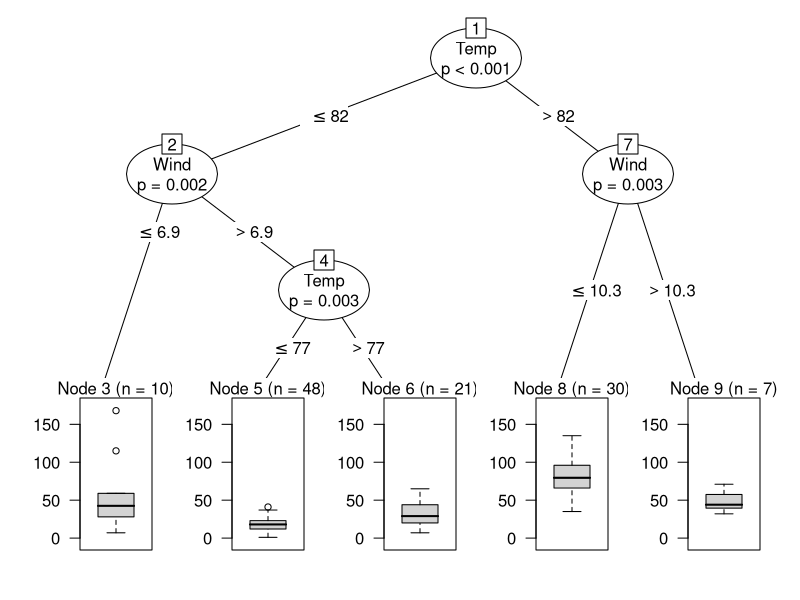
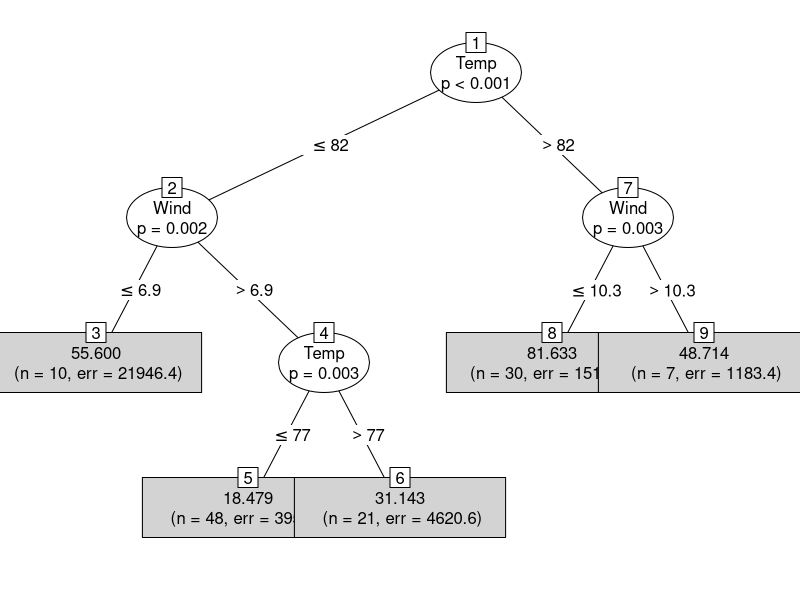
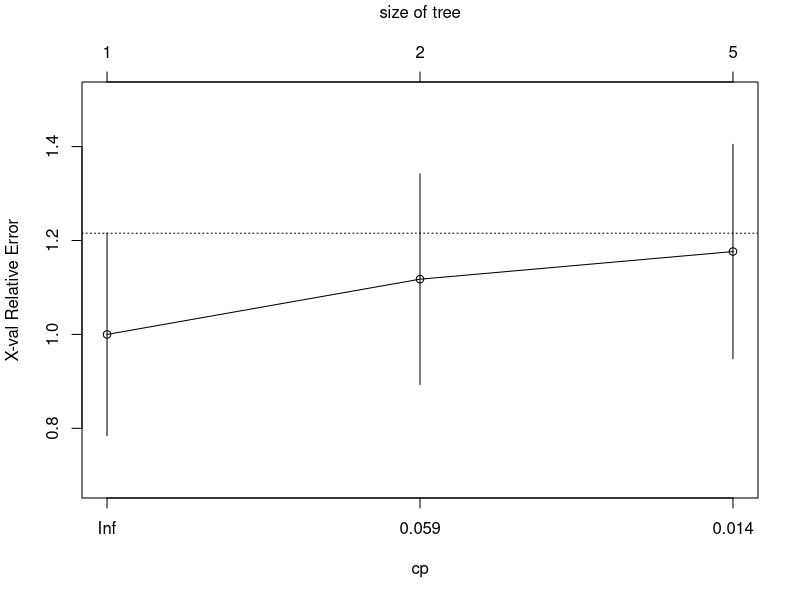
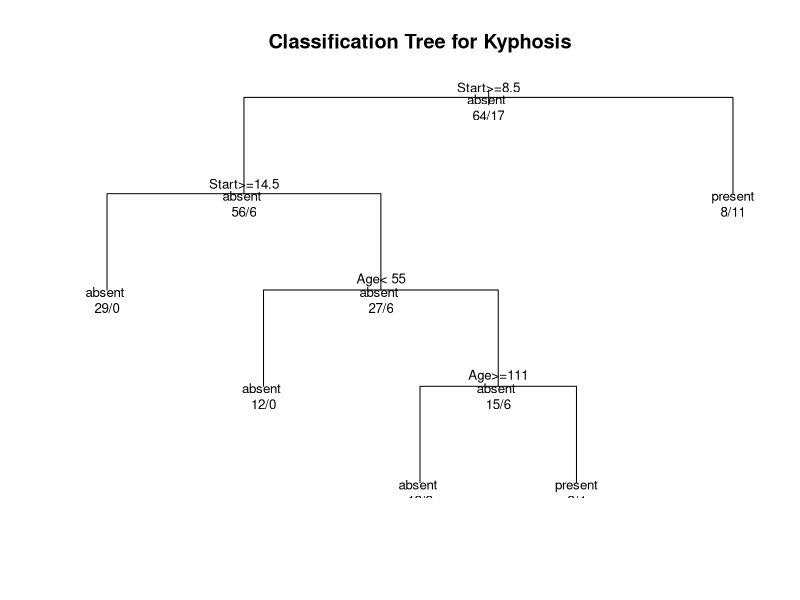

Generate these figures, in order, with R:
## ---- chunk 1
knitr::opts_chunk$set(echo = FALSE)
## ---- chunk 2
library(party)
## ---- chunk 3
airq <- subset(airquality, !is.na(Ozone))
summary(airq$Temp)
## ---- chunk 4
library(party)
## ---- chunk 5
air.ct <- ctree(Ozone ~ ., data = airq, controls = ctree_control(maxsurrogate = 3))
## ---- chunk 6
plot(air.ct)
## ---- chunk 7
library(partykit)
## ---- chunk 8
airq <- subset(airquality, !is.na(Ozone))
airct <- ctree(Ozone ~ ., data = airq)
plot(airct, type = "simple")
## ---- chunk 9
library(rpart)
## ---- chunk 10
fit <- rpart(Kyphosis ~ Age + Number + Start,
   method="class", data=kyphosis)

printcp(fit) # display the results
plotcp(fit) # visualize cross-validation results
summary(fit) # detailed summary of splits
## ---- chunk 11
# plot tree
plot(fit, uniform=TRUE,
   main="Classification Tree for Kyphosis")
text(fit, use.n=TRUE, all=TRUE, cex=.8)
